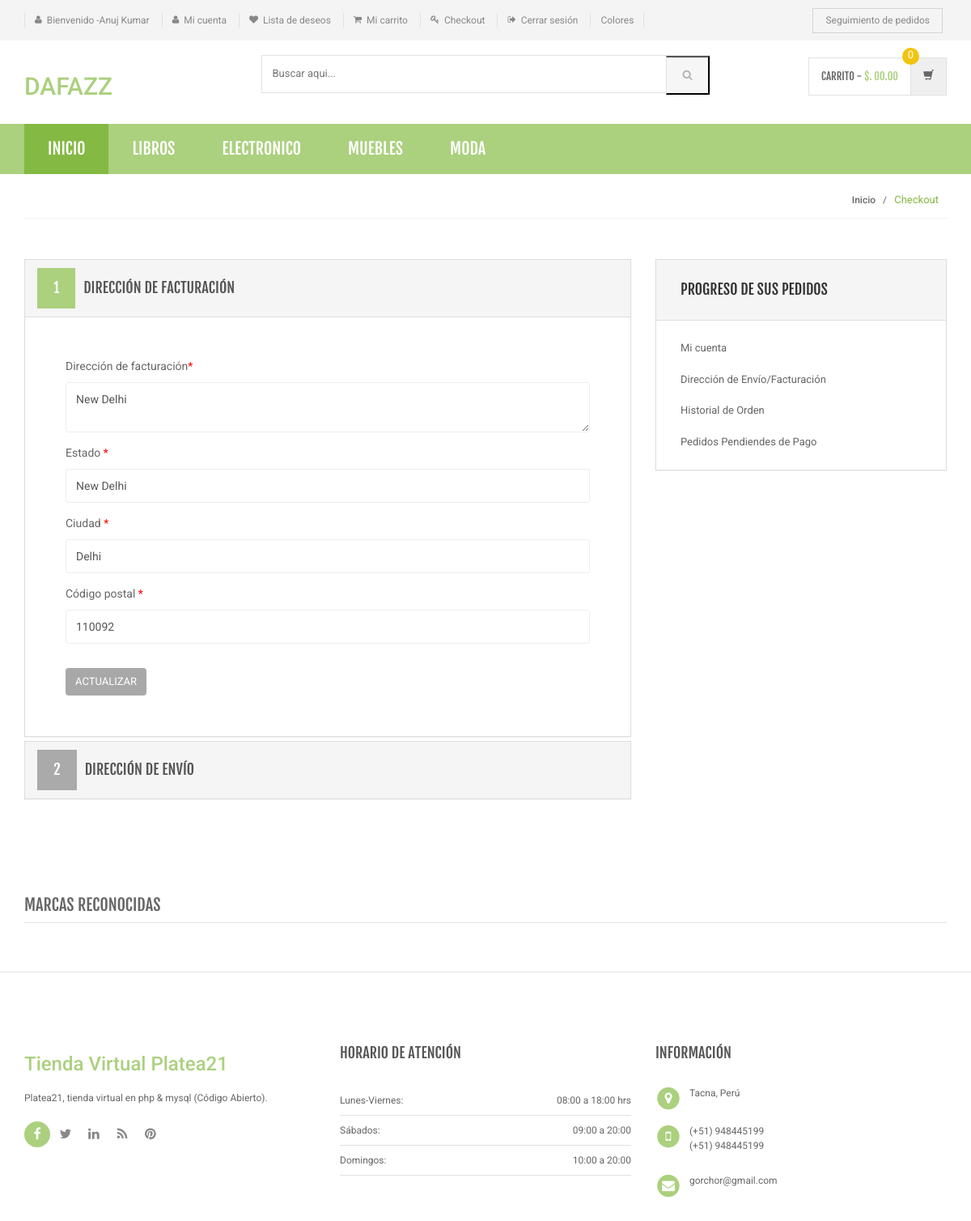
/bill-ship-addresses.php (signed in), run on the app's committed database.
### tables this page shows
CREATE TABLE `category` (
  `id` int(11) NOT NULL,
  `categoryName` varchar(255) DEFAULT NULL,
  `categoryDescription` longtext,
  `creationDate` timestamp NOT NULL DEFAULT CURRENT_TIMESTAMP,
  `updationDate` varchar(255) DEFAULT NULL
);

CREATE TABLE `users` (
  `id` int(11) NOT NULL,
  `name` varchar(255) DEFAULT NULL,
  `email` varchar(255) DEFAULT NULL,
  `contactno` bigint(11) DEFAULT NULL,
  `password` varchar(255) DEFAULT NULL,
  `shippingAddress` longtext,
  `shippingState` varchar(255) DEFAULT NULL,
  `shippingCity` varchar(255) DEFAULT NULL,
  `shippingPincode` int(11) DEFAULT NULL,
  `billingAddress` longtext,
  `billingState` varchar(255) DEFAULT NULL,
  `billingCity` varchar(255) DEFAULT NULL,
  `billingPincode` int(11) DEFAULT NULL,
  `regDate` timestamp NOT NULL DEFAULT CURRENT_TIMESTAMP,
  `updationDate` varchar(255) DEFAULT NULL
);

### bill-ship-addresses.php (the view, shortened to what this page needs)
<?php
include('includes/config.php');
if(strlen($_SESSION['login'])==0)
    {
header('location:index.php');
}
else{
?>
<!DOCTYPE html>
<html lang="es">
	<head>
	    <link rel="stylesheet" href="assets/css/bootstrap.min.css">
	    <link rel="stylesheet" href="assets/css/main.css">
	    <link rel="stylesheet" href="assets/css/green.css">
	    <link rel="stylesheet" href="assets/css/owl.carousel.css">
		<link rel="stylesheet" href="assets/css/owl.transitions.css">
		<link href="assets/css/lightbox.css" rel="stylesheet">
		<link rel="stylesheet" href="assets/css/animate.min.css">
		<link rel="stylesheet" href="assets/css/rateit.css">
		<link rel="stylesheet" href="assets/css/bootstrap-select.min.css">
		<link rel="stylesheet" href="assets/css/config.css">
		<link href="assets/css/green.css" rel="alternate stylesheet" title="Green color">
		<link href="assets/css/blue.css" rel="alternate stylesheet" title="Blue color">
		<link href="assets/css/red.css" rel="alternate stylesheet" title="Red color">
		<link href="assets/css/orange.css" rel="alternate stylesheet" title="Orange color">
		<link href="assets/css/dark-green.css" rel="alternate stylesheet" title="Darkgreen color">
		<link rel="stylesheet" href="assets/css/font-awesome.min.css">
	</head>
    <body class="cnt-home">
<header class="header-style-1">
<?php include('includes/top-header.php');?>
<?php include('includes/main-header.php');?>
<?php include('includes/menu-bar.php');?>
</header>
<div class="breadcrumb">
	<div class="container">
		<div class="breadcrumb-inner">
			<ul class="list-inline list-unstyled">
				<li><a href="#">Inicio</a></li>
				<li class='active'>Checkout</li>
			</ul>
		</div>
	</div>
</div>
<div class="body-content outer-top-bd">
	<div class="container">
		<div class="checkout-box inner-bottom-sm">
			<div class="row">
				<div class="col-md-8">
					<div class="panel-group checkout-steps" id="accordion">
<div class="panel panel-default checkout-step-01">
		<div class="panel-heading">
    	<h4 class="unicase-checkout-title">
	        <a data-toggle="collapse" class="" data-parent="#accordion" href="#collapseOne">
	          <span>1</span>Dirección de facturación
	        </a>
	     </h4>
    </div>
	<div id="collapseOne" class="panel-collapse collapse in">
	    <div class="panel-body">
			<div class="row">
				<div class="col-md-12 col-sm-12 already-registered-login">
<?php
$query=mysqli_query($con,"select * from users where id='".$_SESSION['id']."'");
while($row=mysqli_fetch_array($query))
{
?>
					<form class="register-form" role="form" method="post">
<div class="form-group">
					    <label class="info-title" for="Billing Address">Dirección de facturación<span>*</span></label>
					    <textarea class="form-control unicase-form-control text-input" " name="billingaddress" required="required"><?php echo $row['billingAddress'];?></textarea>
					  </div>
						<div class="form-group">
					    <label class="info-title" for="Billing State ">Estado  <span>*</span></label>
			 <input type="text" class="form-control unicase-form-control text-input" id="bilingstate" name="bilingstate" value="<?php echo $row['billingState'];?>" required>
					  </div>
					  <div class="form-group">
					    <label class="info-title" for="Billing City">Ciudad <span>*</span></label>
					    <input type="text" class="form-control unicase-form-control text-input" id="billingcity" name="billingcity" required="required" value="<?php echo $row['billingCity'];?>" >
					  </div>
 <div class="form-group">
					    <label class="info-title" for="Billing Pincode">Código postal <span>*</span></label>
					    <input type="text" class="form-control unicase-form-control text-input" id="billingpincode" name="billingpincode" required="required" value="<?php echo $row['billingPincode'];?>" >
					  </div>
					  <button type="submit" name="update" class="btn-upper btn btn-primary checkout-page-button">Actualizar</button>
					</form>
					<?php } ?>
				</div>
			</div>
		</div>
	</div>
</div>
					  	<div class="panel panel-default checkout-step-02">
						    <div class="panel-heading">
						      <h4 class="unicase-checkout-title">
						        <a data-toggle="collapse" class="collapsed" data-parent="#accordion" href="#collapseTwo">
						          <span>2</span>Dirección de envío
						        </a>
						      </h4>
						    </div>
					  	</div>
					</div>
				</div>
			<?php include('includes/myaccount-sidebar.php');?>
			</div>
		</div>
	<?php include('includes/brands-slider.php');?>
</div>
</div>
<?php include('includes/footer.php');?>
</body>
</html>
<?php } ?>

### includes/menu-bar.php (shortened to what this page needs)
<div class="header-nav animate-dropdown">
    <div class="container">
        <div class="yamm navbar navbar-default" role="navigation">
            <div class="nav-bg-class">
                <div class="navbar-collapse collapse" id="mc-horizontal-menu-collapse">
	<div class="nav-outer">
		<ul class="nav navbar-nav">
			<li class="active dropdown yamm-fw">
				<a href="index.php" data-hover="dropdown" class="dropdown-toggle">Inicio</a>
			</li>
              <?php $sql=mysqli_query($con,"select id, categoryName  from category limit 6");
while($row=mysqli_fetch_array($sql))
{
    ?>
			<li class="dropdown yamm">
				<a href="category.php?cid=<?php echo $row['id'];?>"> <?php echo $row['categoryName'];?></a>
			</li>
			<?php } ?>
		</ul>
		<div class="clearfix"></div>
	</div>
</div>
            </div>
        </div>
    </div>
</div>

### assets/css/green.css (style rules this page uses)
a { color: #abd07e; }
.header-style-1 .header-nav { background: #abd07e; }
.cnt-home .header-style-1 .header-nav .navbar .navbar-nav > li.active { background: #84b943; }
.breadcrumb ul li.active { color: #84b943; }
.checkout-box .checkout-steps .panel .panel-heading .unicase-checkout-title > a:not(.collapsed) span { background-color: #abd07e; }

### assets/css/lightbox.css (style rules this page uses)
body:after { content: url(../images/close.png) url(../images/loading.gif) url(../images/prev.png) url(../images/next.png); display: none; }

### assets/css/blue.css (style rules this page uses)
a { color: #3498db; }
.header-style-1 .header-nav { background: #3498db; }
.cnt-home .header-style-1 .header-nav .navbar .navbar-nav > li.active { background: #1d6ca1; }
.breadcrumb ul li.active { color: #1d6ca1; }
.checkout-box .checkout-steps .panel .panel-heading .unicase-checkout-title > a:not(.collapsed) span { background-color: #3498db; }

### assets/css/red.css (style rules this page uses)
a { color: #ff6c6c; }
.header-style-1 .header-nav { background: #ff6c6c; }
.cnt-home .header-style-1 .header-nav .navbar .navbar-nav > li.active { background: #ff1a1a; }
.breadcrumb ul li.active { color: #ff1a1a; }
.checkout-box .checkout-steps .panel .panel-heading .unicase-checkout-title > a:not(.collapsed) span { background-color: #ff6c6c; }

### assets/css/orange.css (style rules this page uses)
a { color: #f39c12; }
.header-style-1 .header-nav { background: #f39c12; }
.cnt-home .header-style-1 .header-nav .navbar .navbar-nav > li.active { background: #ab6c09; }
.breadcrumb ul li.active { color: #ab6c09; }
.checkout-box .checkout-steps .panel .panel-heading .unicase-checkout-title > a:not(.collapsed) span { background-color: #f39c12; }

### assets/css/dark-green.css (style rules this page uses)
a { color: #12cca7; }
.header-style-1 .header-nav { background: #12cca7; }
.cnt-home .header-style-1 .header-nav .navbar .navbar-nav > li.active { background: #0b816a; }
.breadcrumb ul li.active { color: #0b816a; }
.checkout-box .checkout-steps .panel .panel-heading .unicase-checkout-title > a:not(.collapsed) span { background-color: #12cca7; }

### data on the page
category: categoryName "LIBROS"
category: categoryName "ELECTRONICO"
category: categoryName "MUEBLES"
category: categoryName "MODA"
users: billingaddress "New Delhi", bilingstate "New Delhi", billingcity "Delhi", billingpincode "110092"

### other printed values
$_SESSION['username'] "Anuj Kumar"
